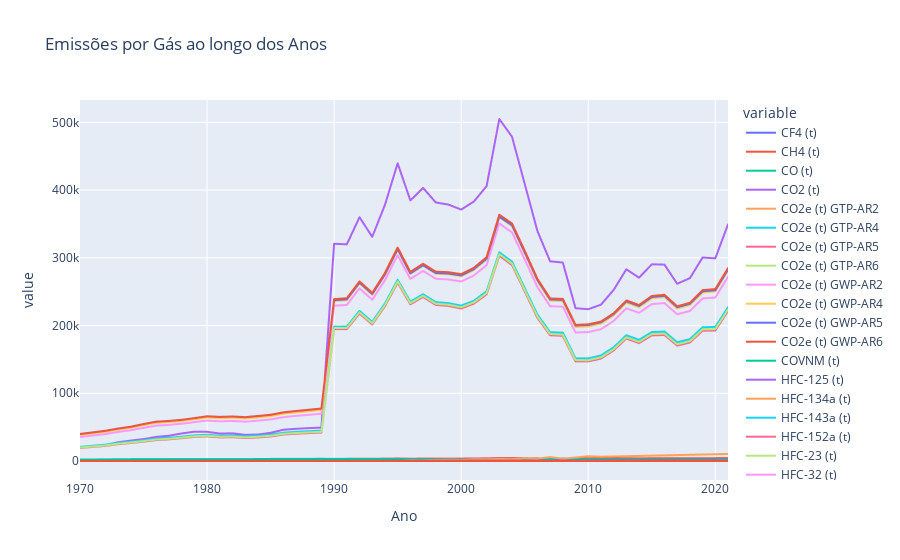

The code cell stored with this chart in its notebook:
### Code cell
# Fazendo com plotly:
fig3 = px.line(media_emissao_anual, x='Ano', y=media_emissao_anual.columns[2:],
               title='Emissões por Gás ao longo dos Anos')
fig3.show()
